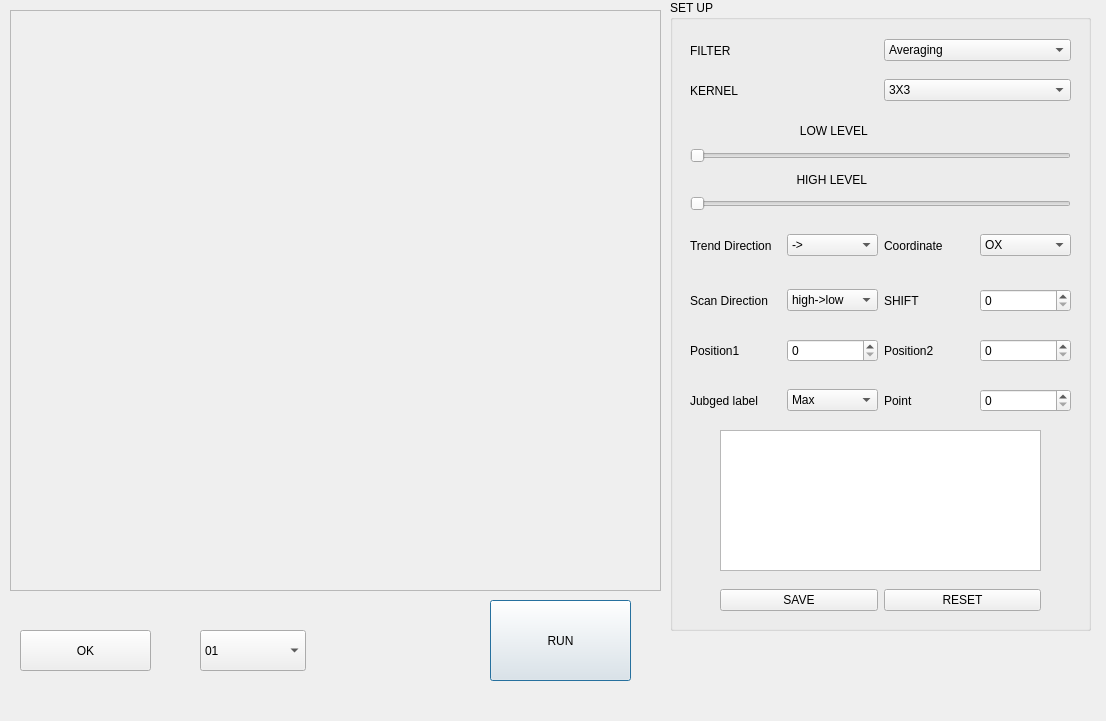
<?xml version="1.0" encoding="UTF-8"?>
<ui version="4.0">
 <class>Trend_Edge_width_Dialog</class>
 <widget class="QDialog" name="Trend_Edge_width_Dialog">
  <property name="geometry">
   <rect>
    <x>0</x>
    <y>0</y>
    <width>1106</width>
    <height>721</height>
   </rect>
  </property>
  <property name="windowTitle">
   <string>Dialog</string>
  </property>
  <widget class="QScrollArea" name="scrollArea">
   <property name="geometry">
    <rect>
     <x>10</x>
     <y>10</y>
     <width>651</width>
     <height>581</height>
    </rect>
   </property>
   <property name="widgetResizable">
    <bool>true</bool>
   </property>
   <widget class="QWidget" name="scrollAreaWidgetContents">
    <property name="geometry">
     <rect>
      <x>0</x>
      <y>0</y>
      <width>649</width>
      <height>579</height>
     </rect>
    </property>
   </widget>
  </widget>
  <widget class="QPushButton" name="Trend_Edge_width_RUN_pushButton">
   <property name="geometry">
    <rect>
     <x>490</x>
     <y>600</y>
     <width>141</width>
     <height>81</height>
    </rect>
   </property>
   <property name="text">
    <string>RUN</string>
   </property>
  </widget>
  <widget class="QGroupBox" name="groupBox_2">
   <property name="geometry">
    <rect>
     <x>670</x>
     <y>0</y>
     <width>421</width>
     <height>631</height>
    </rect>
   </property>
   <property name="title">
    <string>SET UP</string>
   </property>
   <widget class="QTableWidget" name="Trend_Edge_width_tableWidget">
    <property name="geometry">
     <rect>
      <x>50</x>
      <y>430</y>
      <width>321</width>
      <height>141</height>
     </rect>
    </property>
   </widget>
   <widget class="QWidget" name="horizontalLayoutWidget_5">
    <property name="geometry">
     <rect>
      <x>50</x>
      <y>580</y>
      <width>321</width>
      <height>41</height>
     </rect>
    </property>
    <layout class="QHBoxLayout" name="horizontalLayout_6">
     <item>
      <widget class="QPushButton" name="Trend_Edge_width_SAVE_pushButton">
       <property name="text">
        <string>SAVE</string>
       </property>
      </widget>
     </item>
     <item>
      <widget class="QPushButton" name="Trend_Edge_width_RESET_pushButton">
       <property name="text">
        <string>RESET</string>
       </property>
      </widget>
     </item>
    </layout>
   </widget>
   <widget class="QWidget" name="horizontalLayoutWidget_6">
    <property name="geometry">
     <rect>
      <x>20</x>
      <y>30</y>
      <width>381</width>
      <height>41</height>
     </rect>
    </property>
    <layout class="QHBoxLayout" name="horizontalLayout_7">
     <item>
      <widget class="QLabel" name="label_5">
       <property name="text">
        <string>FILTER</string>
       </property>
      </widget>
     </item>
     <item>
      <widget class="QComboBox" name="Trend_Edge_width_Filter_comboBox">
       <item>
        <property name="text">
         <string>Averaging</string>
        </property>
       </item>
       <item>
        <property name="text">
         <string>Gaussian Filtering</string>
        </property>
       </item>
       <item>
        <property name="text">
         <string>Median Filtering</string>
        </property>
       </item>
      </widget>
     </item>
    </layout>
   </widget>
   <widget class="QWidget" name="horizontalLayoutWidget_7">
    <property name="geometry">
     <rect>
      <x>20</x>
      <y>70</y>
      <width>381</width>
      <height>41</height>
     </rect>
    </property>
    <layout class="QHBoxLayout" name="horizontalLayout_8">
     <item>
      <widget class="QLabel" name="label_6">
       <property name="text">
        <string>KERNEL</string>
       </property>
      </widget>
     </item>
     <item>
      <widget class="QComboBox" name="Trend_Edge_width_Kernel_comboBox">
       <item>
        <property name="text">
         <string>3X3</string>
        </property>
       </item>
       <item>
        <property name="text">
         <string>5X5</string>
        </property>
       </item>
       <item>
        <property name="text">
         <string>7X7</string>
        </property>
       </item>
       <item>
        <property name="text">
         <string>9X9</string>
        </property>
       </item>
       <item>
        <property name="text">
         <string>11x11</string>
        </property>
       </item>
      </widget>
     </item>
    </layout>
   </widget>
   <widget class="QWidget" name="horizontalLayoutWidget_9">
    <property name="geometry">
     <rect>
      <x>20</x>
      <y>280</y>
      <width>381</width>
      <height>41</height>
     </rect>
    </property>
    <layout class="QHBoxLayout" name="horizontalLayout_10">
     <item>
      <widget class="QLabel" name="label_9">
       <property name="text">
        <string>Scan Direction</string>
       </property>
      </widget>
     </item>
     <item>
      <widget class="QComboBox" name="Trend_Edge_width_Scan_comboBox">
       <item>
        <property name="text">
         <string>high-&gt;low</string>
        </property>
       </item>
       <item>
        <property name="text">
         <string>low-&gt;high</string>
        </property>
       </item>
       <item>
        <property name="text">
         <string/>
        </property>
       </item>
      </widget>
     </item>
     <item>
      <widget class="QLabel" name="label_7">
       <property name="text">
        <string>SHIFT</string>
       </property>
      </widget>
     </item>
     <item>
      <widget class="QSpinBox" name="Trend_Edge_width_Shift_spinBox"/>
     </item>
    </layout>
   </widget>
   <widget class="QWidget" name="verticalLayoutWidget_3">
    <property name="geometry">
     <rect>
      <x>20</x>
      <y>120</y>
      <width>381</width>
      <height>91</height>
     </rect>
    </property>
    <layout class="QVBoxLayout" name="verticalLayout_6">
     <item>
      <widget class="QLabel" name="label_10">
       <property name="text">
        <string>                                 LOW LEVEL</string>
       </property>
      </widget>
     </item>
     <item>
      <widget class="QSlider" name="Trend_Edge_width_Low_level_horizontalSlider">
       <property name="orientation">
        <enum>Qt::Horizontal</enum>
       </property>
      </widget>
     </item>
     <item>
      <widget class="QLabel" name="label_11">
       <property name="text">
        <string>                                HIGH LEVEL</string>
       </property>
      </widget>
     </item>
     <item>
      <widget class="QSlider" name="Trend_Edge_width_High_level_horizontalSlider">
       <property name="orientation">
        <enum>Qt::Horizontal</enum>
       </property>
      </widget>
     </item>
    </layout>
   </widget>
   <widget class="QWidget" name="horizontalLayoutWidget_11">
    <property name="geometry">
     <rect>
      <x>20</x>
      <y>220</y>
      <width>381</width>
      <height>51</height>
     </rect>
    </property>
    <layout class="QHBoxLayout" name="horizontalLayout_11">
     <item>
      <widget class="QLabel" name="label_13">
       <property name="text">
        <string>Trend Direction</string>
       </property>
      </widget>
     </item>
     <item>
      <widget class="QComboBox" name="Trend_Edge_width_Trend_comboBox">
       <item>
        <property name="text">
         <string>-&gt;</string>
        </property>
       </item>
       <item>
        <property name="text">
         <string>&lt;-</string>
        </property>
       </item>
      </widget>
     </item>
     <item>
      <widget class="QLabel" name="label_12">
       <property name="text">
        <string>Coordinate     </string>
       </property>
      </widget>
     </item>
     <item>
      <widget class="QComboBox" name="Trend_Edge_width_Coordinate_comboBox">
       <item>
        <property name="text">
         <string>OX</string>
        </property>
       </item>
       <item>
        <property name="text">
         <string>OY</string>
        </property>
       </item>
       <item>
        <property name="text">
         <string>Both</string>
        </property>
       </item>
      </widget>
     </item>
    </layout>
   </widget>
   <widget class="QWidget" name="horizontalLayoutWidget_2">
    <property name="geometry">
     <rect>
      <x>20</x>
      <y>380</y>
      <width>381</width>
      <height>41</height>
     </rect>
    </property>
    <layout class="QHBoxLayout" name="horizontalLayout_2">
     <item>
      <widget class="QLabel" name="label_8">
       <property name="text">
        <string>Jubged label</string>
       </property>
      </widget>
     </item>
     <item>
      <widget class="QComboBox" name="Trend_Edge_width_Jubged_comboBox">
       <item>
        <property name="text">
         <string>Max</string>
        </property>
       </item>
       <item>
        <property name="text">
         <string>Min</string>
        </property>
       </item>
       <item>
        <property name="text">
         <string>MIddle</string>
        </property>
       </item>
      </widget>
     </item>
     <item>
      <widget class="QLabel" name="label_2">
       <property name="text">
        <string>Point</string>
       </property>
      </widget>
     </item>
     <item>
      <widget class="QSpinBox" name="Trend_Edge_width_Point_1_spinBox"/>
     </item>
    </layout>
   </widget>
   <widget class="QWidget" name="horizontalLayoutWidget_8">
    <property name="geometry">
     <rect>
      <x>20</x>
      <y>330</y>
      <width>381</width>
      <height>41</height>
     </rect>
    </property>
    <layout class="QHBoxLayout" name="horizontalLayout_9">
     <item>
      <widget class="QLabel" name="label_14">
       <property name="text">
        <string>Position1 </string>
       </property>
      </widget>
     </item>
     <item>
      <widget class="QSpinBox" name="Trend_Edge_width_Position_Shift_spinBox"/>
     </item>
     <item>
      <widget class="QLabel" name="label">
       <property name="text">
        <string>Position2</string>
       </property>
      </widget>
     </item>
     <item>
      <widget class="QSpinBox" name="Trend_Edge_width_Position_2_Shift_spinBox"/>
     </item>
    </layout>
   </widget>
  </widget>
  <widget class="QComboBox" name="Trend_Edge_width_img_comboBox">
   <property name="geometry">
    <rect>
     <x>200</x>
     <y>630</y>
     <width>106</width>
     <height>41</height>
    </rect>
   </property>
   <item>
    <property name="text">
     <string>01</string>
    </property>
   </item>
   <item>
    <property name="text">
     <string>02</string>
    </property>
   </item>
   <item>
    <property name="text">
     <string>03</string>
    </property>
   </item>
   <item>
    <property name="text">
     <string>04</string>
    </property>
   </item>
   <item>
    <property name="text">
     <string>05</string>
    </property>
   </item>
   <item>
    <property name="text">
     <string>06</string>
    </property>
   </item>
  </widget>
  <widget class="QPushButton" name="Trend_Edge_width_OK_pushButton">
   <property name="geometry">
    <rect>
     <x>20</x>
     <y>630</y>
     <width>131</width>
     <height>41</height>
    </rect>
   </property>
   <property name="text">
    <string>OK</string>
   </property>
  </widget>
 </widget>
 <resources/>
 <connections/>
</ui>
